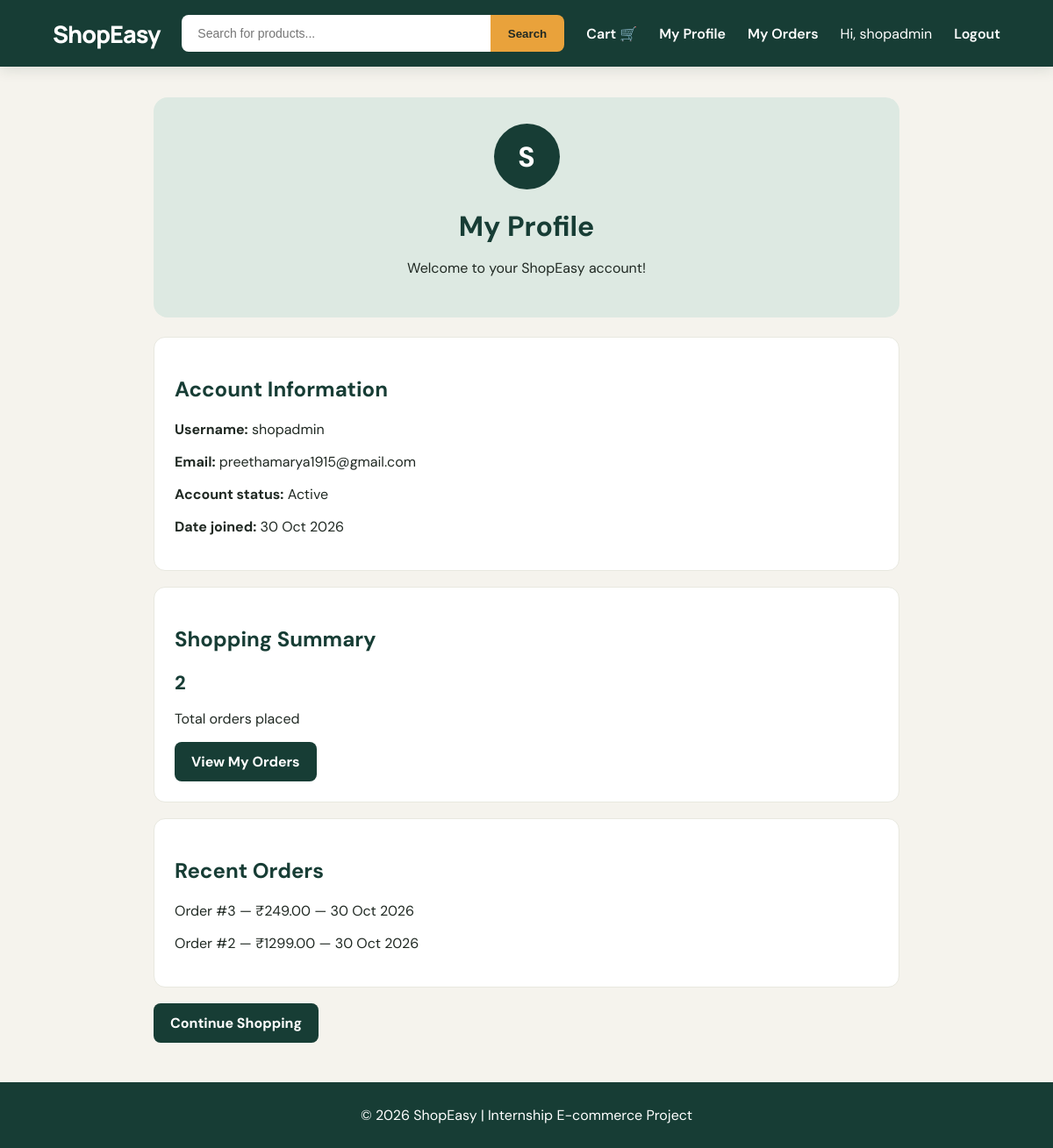
/profile/ (signed in), run on the app's committed database.
### store/models.py (models this page shows, shortened)
class Order(models.Model):
    user = models.ForeignKey(
        "auth.User",
        on_delete=models.SET_NULL,
        null=True,
        blank=True,
        related_name="shop_orders"
    )
    customer_name = models.CharField(max_length=120)
    email = models.EmailField()
    phone = models.CharField(max_length=20)
    address = models.TextField()
    total_amount = models.DecimalField(max_digits=10, decimal_places=2)
    created_at = models.DateTimeField(auto_now_add=True)

### store/views.py (the view)
# urls.py: path("profile/", views.profile, name="profile"),
@login_required
def profile(request):
    user_orders = Order.objects.filter(user=request.user)
    context = {
        "customer": request.user,
        "total_orders": user_orders.count(),
        "recent_orders": user_orders.order_by("-created_at")[:5],
    }
    return render(request, "store/profile.html", context)

### store/templates/store/profile.html (shortened to what this page needs)
{% extends "store/base.html" %}
{% block content %}
<div class="profile-container">
    <div class="profile-header">
        <div class="profile-avatar">
            {{ customer.username|first|upper }}
        </div>
        <h1>My Profile</h1>
        <p>Welcome to your ShopEasy account!</p>
    </div>
    <div class="form-card">
        <h2>Account Information</h2>
        <p><strong>Username:</strong> {{ customer.username }}</p>
        <p><strong>Email:</strong>
            {{ customer.email|default:"Not provided" }}
        </p>
        <p><strong>Account status:</strong>
            {% if customer.is_active %}
                Active
            {% else %}
                Inactive
            {% endif %}
        </p>
        <p><strong>Date joined:</strong>
            {{ customer.date_joined|date:"d M Y" }}
        </p>
    </div>
    <div class="form-card">
        <h2>Shopping Summary</h2>
        <h1 class="price">{{ total_orders }}</h1>
        <p>Total orders placed</p>
        <a href="{% url 'order_history' %}" class="primary">
            View My Orders
        </a>
    </div>
    <div class="form-card">
        <h2>Recent Orders</h2>
        {% for order in recent_orders %}
            <p>
                Order #{{ order.id }} —
                ₹{{ order.total_amount }} —
                {{ order.created_at|date:"d M Y" }}
            </p>
        {% empty %}
            <p>You haven't placed any orders yet.</p>
        {% endfor %}
    </div>
    <a href="{% url 'home' %}" class="primary">
        Continue Shopping
    </a>
</div>
{% endblock %}

### store/templates/store/base.html (shortened to what this page needs)
{% load static %}
<!DOCTYPE html>
<html lang="en">
<head>
<link rel="stylesheet" href="{% static 'store/style.css' %}">
</head>
<body>
<header class="topbar">
  <a class="brand" href="{% url 'home' %}">ShopEasy</a>
  <form class="search" method="get" action="{% url 'home' %}">
    <input type="search" name="q" placeholder="Search for products..." value="{{ request.GET.q }}">
    <button type="submit">Search</button>
  </form>
  <a class="cart-link" href="{% url 'cart' %}">Cart 🛒</a>
  {% if user.is_authenticated %}
  <a class="cart-link" href="{% url 'profile' %}">
    My Profile
</a>
  <a class="cart-link" href="{% url 'order_history' %}">
    My Orders
</a>
    <span>Hi, {{ user.username }}</span>
    <a class="cart-link" href="{% url 'logout' %}">Logout</a>
{% else %}
    <a class="cart-link" href="{% url 'login' %}">Login</a>
    <a class="cart-link" href="{% url 'register' %}">Register</a>
{% endif %}
</header>
<main class="container">{% block content %}{% endblock %}</main>
<footer>© 2026 ShopEasy | Internship E-commerce Project</footer>
</body></html>

### static/store/style.css (style rules this page uses)
:root { --green: #173D35; --amber: #E9A23B; --cream: #F5F3ED; --sage: #DDE9E2; --dark: #202923; --muted: #78837B; --white: #FFFFFF; }
* { box-sizing: border-box; }
body { margin: 0; font-family: 'DM Sans', sans-serif; background: var(--cream); color: var(--dark); }
a { color: var(--green); text-decoration: none; }
.topbar { background: var(--green); color: white; padding: 17px 5%; display: flex; align-items: center; gap: 25px; position: sticky; top: 0; z-index: 10; box-shadow: 0 4px 15px #102b241c; }
.brand { color: white; font-family: 'Manrope', sans-serif; font-size: 27px; font-weight: 800; letter-spacing: -1px; }
.search { display: flex; flex: 1; max-width: 650px; }
.search input { flex: 1; padding: 13px 18px; border: 0; border-radius: 8px 0 0 8px; outline: none; font-size: 14px; }
.search button, .filters button { background: var(--amber); color: var(--dark); border: 0; padding: 12px 20px; font-weight: 700; cursor: pointer; border-radius: 0 8px 8px 0; }
.cart-link { color: white; font-weight: 600; }
.container { max-width: 1250px; margin: 35px auto; padding: 0 24px; min-height: 70vh; }
.price { color: var(--green); font-size: 22px; font-weight: 800; }
.primary, .button { display: inline-block; background: var(--green); color: white; padding: 12px 19px; border: 0; border-radius: 8px; font-weight: 700; cursor: pointer; transition: background .2s; }
.cart-row, .form-card, .summary, .success { background: white; border: 1px solid #E8E8DF; border-radius: 13px; padding: 23px; margin-bottom: 18px; }
footer { background: var(--green); color: white; text-align: center; padding: 27px; margin-top: 45px; }
.profile-container { max-width: 850px; margin: 35px auto; }
.profile-header { text-align: center; padding: 30px; background: var(--sage); border-radius: 16px; margin-bottom: 22px; }
.profile-avatar { width: 75px; height: 75px; display: grid; place-items: center; margin: auto; border-radius: 50%; background: var(--green); color: white; font-size: 32px; font-weight: 800; }
.profile-header h1 { color: var(--green); margin-bottom: 5px; }
.profile-container .form-card h2 { color: var(--green); }

### data on the page
Order: id "3", total_amount "249.00", created_at "30 Oct 2026"
Order: id "2", total_amount "1299.00", created_at "30 Oct 2026"

### other printed values
{{ user.username }} "shopadmin"
{{ customer.username|first|upper }} "S"
{{ customer.username }} "shopadmin"
{{ customer.email|default:"Not provided" }} "preethamarya1915@gmail.com"
{{ customer.date_joined|date:"d M Y" }} "30 Oct 2026"
{{ total_orders }} "2"
